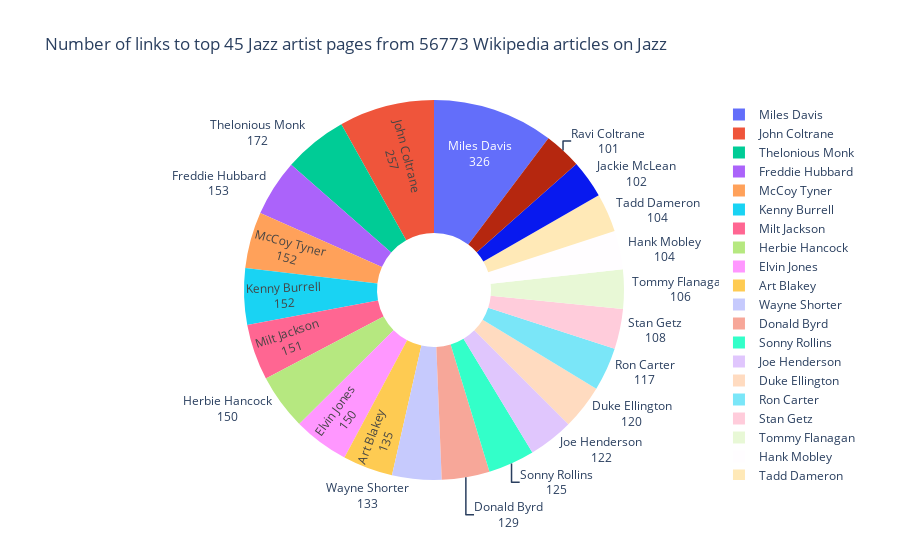

Write notebook code for a chart like this one.
### Code cell
def pie_artist():
    conn,engine = get_connection()
    #corpus = conn.execute(db.select(connectedpages.c.url,webpage.c.name,webpage.c.html).join(webpage,connectedpages.c.url==webpage.c.url)).fetchall()
    corpus = conn.execute(db.select(rank.c.url,webpage.c.name,webpage.c.pagetype,rank.c.rank).join(webpage,rank.c.url==webpage.c.url).where(webpage.c.pagetype=='artist').order_by(rank.c.rank.desc())).fetchall()

    print(len(corpus))
    conn.close()
    data = []
    for corp in corpus:
        if(corp[3]>100):
            data.append((corp[1],corp[3]))

    cutoff = 45

    data = data[:min(cutoff,len(data))]

    L = len(data)
    
    df = pd.DataFrame(data,columns=['artist','rank'])



    fig = go.Figure(data=[go.Pie(labels=df['artist'],values=df['rank'],hole=.3
    )])
    fig.update_layout(
        title=f"Number of links to top {cutoff} Jazz artist pages from {56773} Wikipedia articles on Jazz",

    )
    fig.update_traces(textinfo='label+value',hoverinfo='percent')

    fig.show()

pie_artist()

### Figure 1 — Plotly figure (JSON) as saved in the notebook; plotly's stock layout.template omitted (floating-point values rounded to 4 significant figures)
{"data": [{"hole": 0.3, "hoverinfo": "percent", "labels": ["Miles Davis", "John Coltrane", "Thelonious Monk", "Freddie Hubbard", "McCoy Tyner", "Kenny Burrell", "Milt Jackson", "Herbie Hancock", "Elvin Jones", "Art Blakey", "Wayne Shorter", "Donald Byrd", "Sonny Rollins", "Joe Henderson", "Duke Ellington", "Ron Carter", "Stan Getz", "Tommy Flanagan", "Hank Mobley", "Tadd Dameron", "Jackie McLean", "Ravi Coltrane"], "textinfo": "label+value", "type": "pie", "values": [326, 257, 172, 153, 152, 152, 151, 150, 150, 135, 133, 129, 125, 122, 120, 117, 108, 106, 104, 104, 102, 101]}], "layout": {"title": {"text": "Number of links to top 45 Jazz artist pages from 56773 Wikipedia articles on Jazz"}}}
